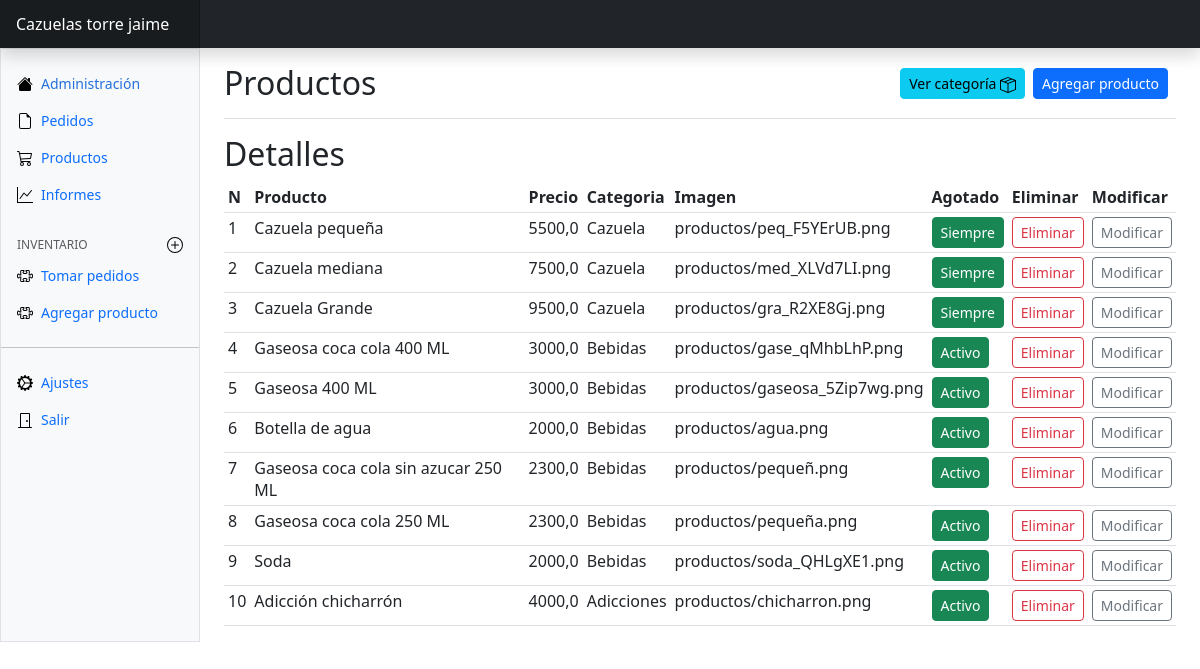
Before: /productos/ (signed in) with the older database file.
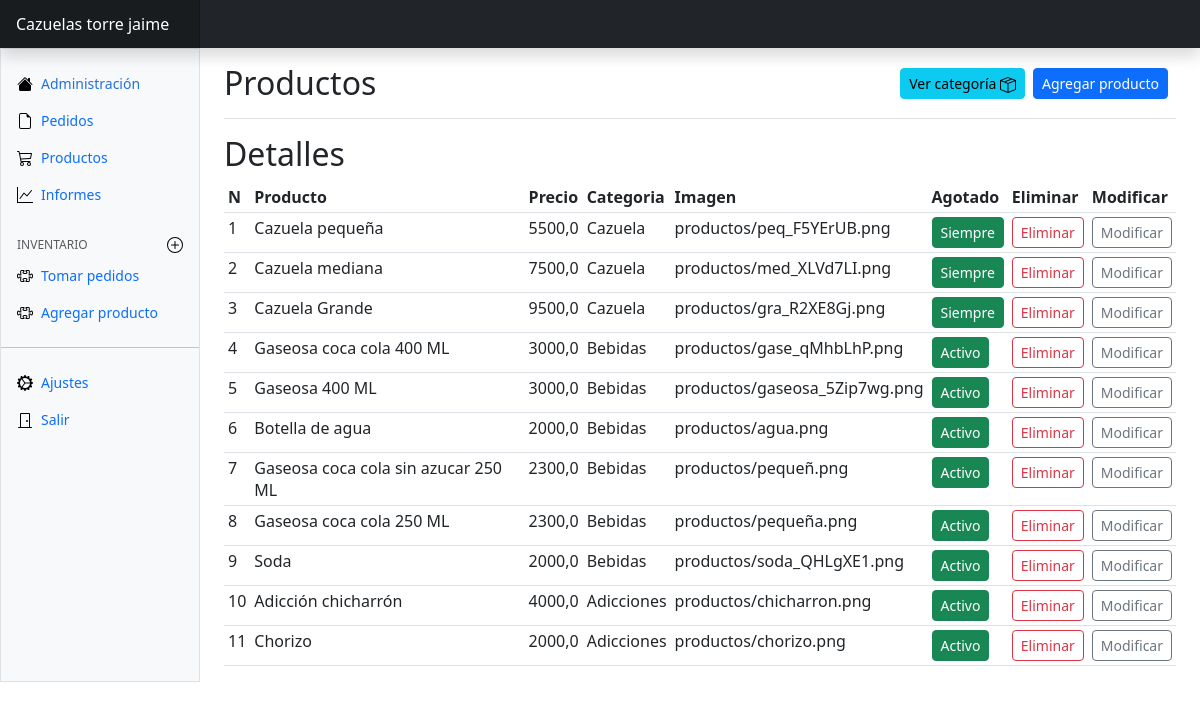
After: the same page with the newer database file.
### productos/models.py (models this page shows, shortened)
class Producto(models.Model):
    producto = models.CharField(max_length=250)
    precio = models.FloatField()
    imagen = models.ImageField(upload_to="productos", null=True)
    categoria = models.ForeignKey(Categoria, on_delete=models.CASCADE)
    stock = models.IntegerField()

class Categoria(models.Model):
    categoria = models.CharField(max_length=300)
    def __str__(self):
        return self.categoria

### productos/views.py (the view)
# urls.py: path('productos/', views.productos, name="productos"),
@login_required
def productos(request):
    producto = Producto.objects.all()
    return render(
        request,
        'panel/productos.html',
        context={'producto': producto}
    )

### productos/templates/panel/productos.html (shortened to what this page needs)
{% extends 'panel/admin.html' %}
{% block content %}
<main class="col-md-9 ms-sm-auto col-lg-10 px-md-4">
    <div
        class="d-flex justify-content-between flex-wrap flex-md-nowrap align-items-center pt-3 pb-2 mb-3 border-bottom">
        <h1 class="h2">Productos</h1>
        <div class="btn-toolbar mb-2 mb-md-2">
            <div class="btn-group me-2">
                <a href="{% url 'productos:categoria' %}"><button type="button" class="btn btn-sm btn-info">
                        Ver categoría
                    </button></a>
            </div>
            <div class="btn-group me-2">
                <a href="{% url 'productos:agregarp' %}"><button type="button" class="btn btn-sm btn-primary">
                        Agregar producto
                    </button></a>
            </div>
        </div>
    </div>
    <h2>Detalles</h2>
    <div class="table-responsive small">
        <table class="table table-sm">
            <thead>
                <tr>
                    <th scope="col">N</th>
                    <th scope="col">Producto</th>
                    <th scope="col">Precio</th>
                    <th scope="col">Categoria</th>
                    <th scope="col">Imagen</th>
                    <th scope="col">Agotado</th>
                    <th scope="col">Eliminar</th>
                    <th scope="col">Modificar</th>
                </tr>
            </thead>
            {% for productos in producto %}
            <tbody>
                <tr>
                    <td>{{productos.id}}</td>
                    <td>{{productos.producto}}</td>
                    <td>{{productos.precio}}</td>
                    <td>{{productos.categoria}}</td>
                    <td>{{productos.imagen}}</td>
                    {% if productos.stock == 1 %}
                    <td><a href="{% url 'productos:stock' productos.id %}"><button
                                class="btn btn-sm btn-success">Activo</button></a></td>
                    {% elif productos.stock == 0 %}
                    <td><a href=""><button class="btn btn-sm btn-success">Siempre</button></a></td>
                    {% else %}
                    <td><a href="{% url 'productos:stock' productos.id %}"><button
                                class="btn btn-sm btn-warning">Agotado</button></a></td>
                    {% endif %}
                    <td><a href=""><button class="btn btn-sm btn-outline-danger">Eliminar</button></a></td>
                    <td><a href="{% url 'productos:modificar' productos.id %}"><button
                                class="btn btn-sm btn-outline-secondary">Modificar</button></a></td>
                </tr>
            </tbody>
            {% endfor %}
        </table>
    </div>
</main>
</div>
</div>
{% endblock content %}

Changed rows visible on the page:
added Producto: id "11", producto "Chorizo", precio "2000,0", categoria "Adicciones", imagen "productos/chorizo.png", stock "Activo"
